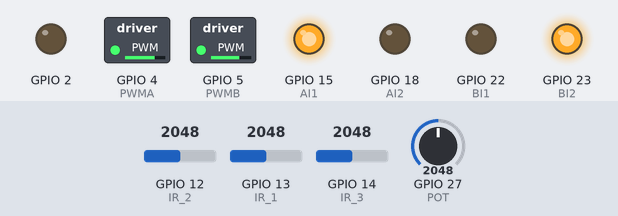
The sketch below on a simulated ESP32. Parts: switched loads named in the sketch (green lamp = pin HIGH), output pins drawn as LEDs (lit = HIGH). The inputs (shaded band) are chosen by the test bench; at power-on: GPIO 12 (IR_2) = 2048, GPIO 14 (IR_3) = 2048, GPIO 13 (IR_1) = 2048, GPIO 27 (POT) = 2048. What the sketch prints to the serial monitor is not drawn.

Above: at 1.2 s.
1.3 s: GPIO 12 (IR_2) set to 2866
At 2.4 s:
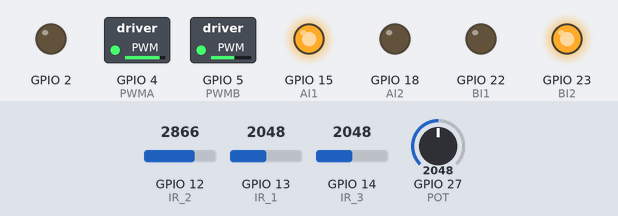
2.8 s: GPIO 14 (IR_3) set to 3972
At 3.5 s:
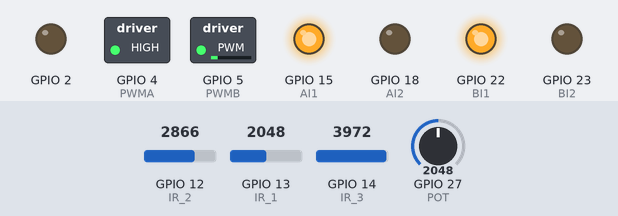
4.3 s: GPIO 13 (IR_1) set to 2866
At 4.6 s:
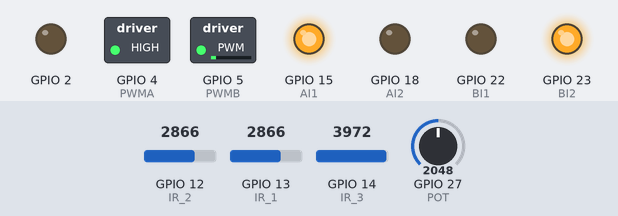
5.8 s: GPIO 13 (IR_1) set to 3972
At 7.0 s:
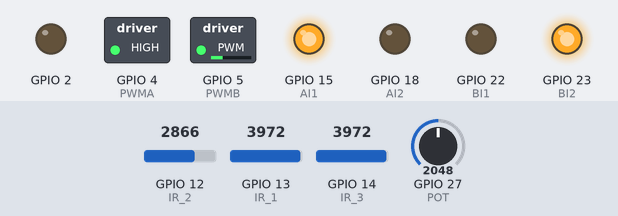
7.3 s: GPIO 14 (IR_3) set to 1228
At 8.1 s:
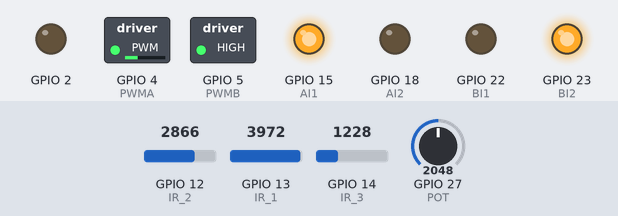
8.8 s: GPIO 12 (IR_2) set to 1228
At 9.2 s:
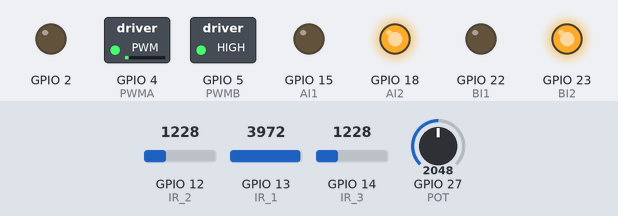
Timing chart, 0 to 11.3 s (numbered marks = the images above; inputs shaded):
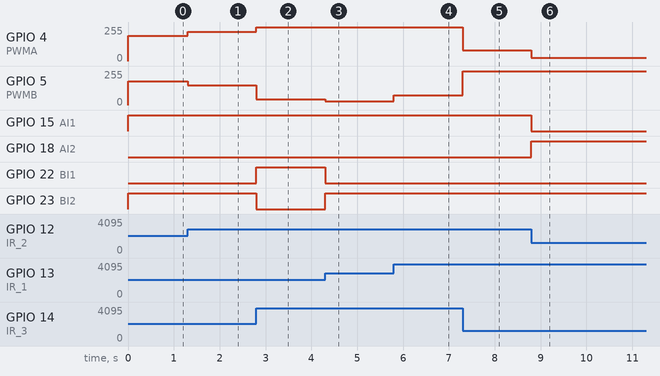

Measured:
- after the input at 1.3 s, GPIO 4 (PWMA): 188/255 → 220/255 at once; GPIO 5 (PWMB): 180/255 → 148/255 at once
- after the input at 2.8 s, GPIO 4 (PWMA): 220/255 → 255/255 at once; GPIO 5 (PWMB): 148/255 → 42/255 at once; GPIO 22 (BI1): LOW → HIGH at once; GPIO 23 (BI2): HIGH → LOW at once
- after the input at 4.3 s, GPIO 5 (PWMB): 42/255 → 30/255 at once; GPIO 22 (BI1): HIGH → LOW at once; GPIO 23 (BI2): LOW → HIGH at once
- after the input at 5.8 s, GPIO 5 (PWMB): 30/255 → 73/255 at once
- after the input at 7.3 s, GPIO 4 (PWMA): 255/255 → 80/255 at once; GPIO 5 (PWMB): 73/255 → 255/255 at once
- after the input at 8.8 s, GPIO 4 (PWMA): 80/255 → 23/255 at once; GPIO 15 (AI1): HIGH → LOW at once; GPIO 18 (AI2): LOW → HIGH at once

The sketch:

esp_controls.ino
```cpp
#define AI1 15
#define AI2 18
#define PWMA 4
#define BI1 22
#define BI2 23
#define PWMB 5

#define POT 27

#define IR_1 13
#define IR_2 12
#define IR_3 14

#define LOG 0

class PID_CONTROLLER {
private:
  double p;
  double i;
  double d;

  double integrator = 0;
  double integrator_cap = 1000;
  double z_prev = NULL;
  unsigned long last_time = NULL;

  int sample_rate_ms = 1;  //1khz

public:
  double output = 0;

  PID_CONTROLLER() {
    p = 0;
    i = 0;
    d = 0;
  }

  PID_CONTROLLER(double _p, double _i, double _d) {
    p = _p;
    i = _i;
    d = _d;

    if (_i != 0) {
      integrator_cap = 1 / i;
    }
  }

  void step(double u, double z) {
    unsigned long now = millis();
    if (z_prev == NULL) {
      z_prev = z;
    }
    if (last_time == NULL) {
      last_time = millis();
    }
    int dt = now - last_time;
    if (dt > sample_rate_ms) {
      double err = u - z;

      integrator += err;

      integrator = max(-integrator_cap, min(integrator_cap, integrator));

      double dz = z - z_prev;
      double der = -dz / dt;

      last_time = millis();
      z_prev = z;

      output = p * err + i * integrator + d * der;
    }
  }

  void set_gains(double _p, double _i, double _d) {
    p = _p;
    i = _i;
    d = _d;
  }

  void set_p_gain(double _p) {
    p = _p;
  }

  void set_i_gain(double _i) {
    i = _i;
  }

  void set_d_gain(double _d) {
    d = _d;
  }
};

void set_wheel_output(double left, double right) {
    if(left > 1.0) left = 1.0;
    if(left < -1.0) left = -1.0;
    if(right > 1.0) right = 1.0;
    if(right < -1.0) right = -1.0;

    int deadband = 20;
    int remaining_band = 255 - deadband;
    int left_sign = left / abs(left);
    int right_sign = right / abs(right);

    int output_left = left_sign * deadband + left * remaining_band;
    int output_right = right_sign * deadband + right * remaining_band;

    if (left == 0.0) output_left = 0.0;
    if (right == 0.0) output_right = 0.0;

    analogWrite(PWMA, right_sign*output_right);
    digitalWrite(AI1, max(right_sign, 0));
    digitalWrite(AI2, -min(right_sign, 0));


    analogWrite(PWMB, left_sign*output_left);
    digitalWrite(BI1, -min(left_sign, 0));
    digitalWrite(BI2, max(left_sign, 0));
  }

PID_CONTROLLER angle_controller(1.0 / 3000.0, 0.0, 0.0);
PID_CONTROLLER offset_controller(1.0 / 3000.0, 0.0, 0.0);

void setup() {
  Serial.begin(115200);

  pinMode(2, OUTPUT);
  digitalWrite(2, LOW);

  pinMode(AI1, OUTPUT);
  pinMode(AI2, OUTPUT);
  pinMode(PWMA, OUTPUT);

  pinMode(BI1, OUTPUT);
  pinMode(BI2, OUTPUT);
  pinMode(PWMB, OUTPUT);

  pinMode(POT, INPUT);

  pinMode(IR_1, INPUT);
  pinMode(IR_2, INPUT);
  pinMode(IR_3, INPUT);
}

void loop() {
  int pot_val = analogRead(POT) /  16;

  int IR_1_val = analogRead(IR_1);
  int IR_2_val = analogRead(IR_2);
  int IR_3_val = analogRead(IR_3);

  double angleDiff = IR_1_val - IR_2_val;
  double offsetDiff = IR_3_val - 2000 - ((IR_1_val - 2000) - (IR_2_val - 2000)) / 2 ;

  angle_controller.step(0, angleDiff);
  offset_controller.step(0, offsetDiff);
  double right_out = 0.7+offset_controller.output;
  double left_out = 0.7-offset_controller.output;

  //set_wheel_output(-angle_controller.output, angle_controller.output);
  set_wheel_output(right_out, left_out);

  Serial.print("");
  Serial.print(offset_controller.output);
  Serial.print(" ");
  Serial.print(angle_controller.output);
  Serial.print(" ");
  Serial.print(left_out);
  Serial.print(" ");
  Serial.println(right_out);

  if(LOG){
    Serial.print("ADC READS: ");
    Serial.print(IR_1_val);
    Serial.print(" ");
    Serial.print(IR_2_val);
    Serial.print(" ");
    Serial.print(IR_3_val);
    Serial.print(" ");
    Serial.println(pot_val);
  }
}
```
